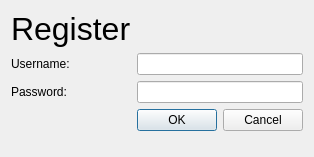
<?xml version="1.0" encoding="UTF-8"?>
<ui version="4.0">
 <class>RegisterDialog</class>
 <widget class="QDialog" name="RegisterDialog">
  <property name="geometry">
   <rect>
    <x>0</x>
    <y>0</y>
    <width>270</width>
    <height>157</height>
   </rect>
  </property>
  <property name="windowTitle">
   <string>Register</string>
  </property>
  <layout class="QFormLayout" name="formLayout">
   <item row="3" column="1">
    <widget class="QDialogButtonBox" name="buttonBox">
     <property name="orientation">
      <enum>Qt::Horizontal</enum>
     </property>
     <property name="standardButtons">
      <set>QDialogButtonBox::Cancel|QDialogButtonBox::Ok</set>
     </property>
    </widget>
   </item>
   <item row="1" column="0">
    <widget class="QLabel" name="label">
     <property name="text">
      <string>Username:</string>
     </property>
    </widget>
   </item>
   <item row="1" column="1">
    <widget class="QLineEdit" name="usernameTextbox"/>
   </item>
   <item row="2" column="1">
    <widget class="QLineEdit" name="passwordTextbox">
     <property name="echoMode">
      <enum>QLineEdit::Password</enum>
     </property>
    </widget>
   </item>
   <item row="2" column="0">
    <widget class="QLabel" name="label_2">
     <property name="text">
      <string>Password:</string>
     </property>
    </widget>
   </item>
   <item row="0" column="0">
    <widget class="QLabel" name="label_3">
     <property name="font">
      <font>
       <pointsize>24</pointsize>
      </font>
     </property>
     <property name="text">
      <string>Register</string>
     </property>
    </widget>
   </item>
  </layout>
 </widget>
 <resources/>
 <connections>
  <connection>
   <sender>buttonBox</sender>
   <signal>accepted()</signal>
   <receiver>RegisterDialog</receiver>
   <slot>accept()</slot>
   <hints>
    <hint type="sourcelabel">
     <x>248</x>
     <y>254</y>
    </hint>
    <hint type="destinationlabel">
     <x>157</x>
     <y>274</y>
    </hint>
   </hints>
  </connection>
  <connection>
   <sender>buttonBox</sender>
   <signal>rejected()</signal>
   <receiver>RegisterDialog</receiver>
   <slot>reject()</slot>
   <hints>
    <hint type="sourcelabel">
     <x>316</x>
     <y>260</y>
    </hint>
    <hint type="destinationlabel">
     <x>286</x>
     <y>274</y>
    </hint>
   </hints>
  </connection>
 </connections>
</ui>
